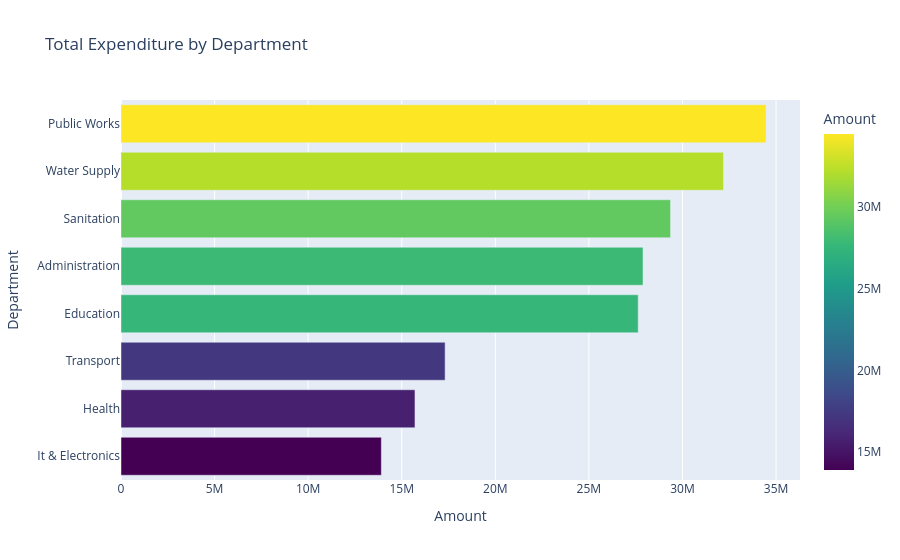

Here is the notebook cell this chart was saved with:
### Markdown cell above
### Reusable Plotly version (will be imported into the Streamlit dashboard)

### Code cell
def plot_department_spend(dataframe):
    """Interactive department-wise expenditure bar chart. Reused in dashboard/app.py."""
    spend = dataframe.groupby("Department")["Amount"].sum().sort_values(ascending=False).reset_index()
    fig = px.bar(
        spend, x="Amount", y="Department", orientation="h",
        title="Total Expenditure by Department", color="Amount",
        color_continuous_scale="Viridis"
    )
    fig.update_layout(yaxis={"categoryorder": "total ascending"})
    return fig

plot_department_spend(df).show()

### Figure 1 — Plotly figure (JSON) as saved in the notebook; plotly's stock layout.template omitted (floating-point values rounded to 4 significant figures)
{"data": [{"hovertemplate": "Amount=%{marker.color}<br>Department=%{y}<extra></extra>", "legendgroup": "", "marker": {"color": [34460000.0, 32190000.0, 29360000.0, 27890000.0, 27630000.0, 17320000.0, 15710000.0, 13910000.0], "coloraxis": "coloraxis", "pattern": {"shape": ""}}, "name": "", "orientation": "h", "showlegend": false, "textposition": "auto", "type": "bar", "x": [34460000.0, 32190000.0, 29360000.0, 27890000.0, 27630000.0, 17320000.0, 15710000.0, 13910000.0], "xaxis": "x", "y": ["Public Works", "Water Supply", "Sanitation", "Administration", "Education", "Transport", "Health", "It & Electronics"], "yaxis": "y"}], "layout": {"barmode": "relative", "coloraxis": {"autocolorscale": false, "colorbar": {"title": {"text": "Amount"}}, "colorscale": [[0.0, "#440154"], [0.1111, "#482878"], [0.2222, "#3e4989"], [0.3333, "#31688e"], [0.4444, "#26828e"], [0.5556, "#1f9e89"], [0.6667, "#35b779"], [0.7778, "#6ece58"], [0.8889, "#b5de2b"], [1.0, "#fde725"]]}, "legend": {"tracegroupgap": 0}, "title": {"text": "Total Expenditure by Department"}, "xaxis": {"anchor": "y", "domain": [0.0, 1.0], "title": {"text": "Amount"}}, "yaxis": {"anchor": "x", "categoryorder": "total ascending", "domain": [0.0, 1.0], "title": {"text": "Department"}}}}
